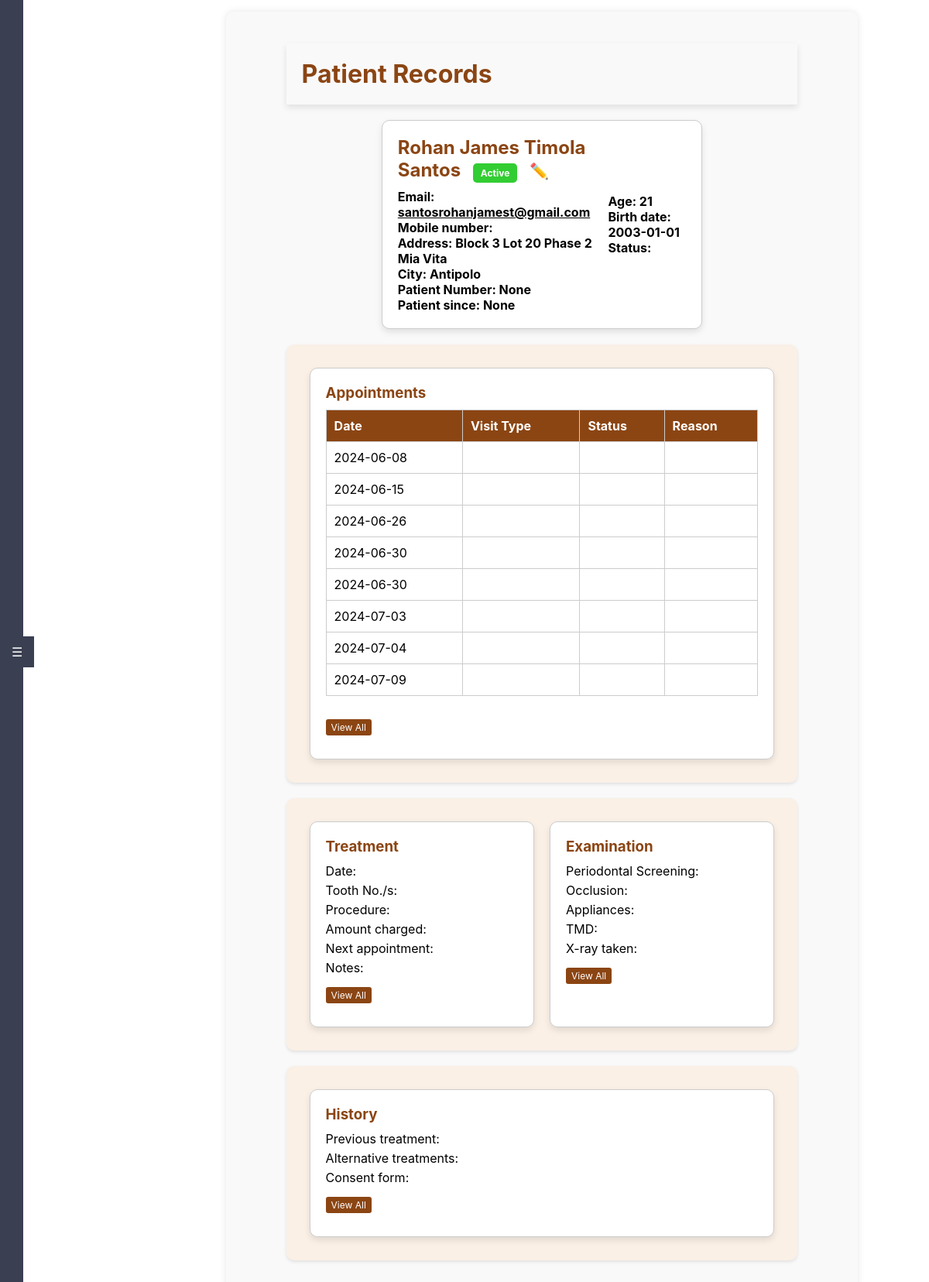
The app's page /overview/1, older data.
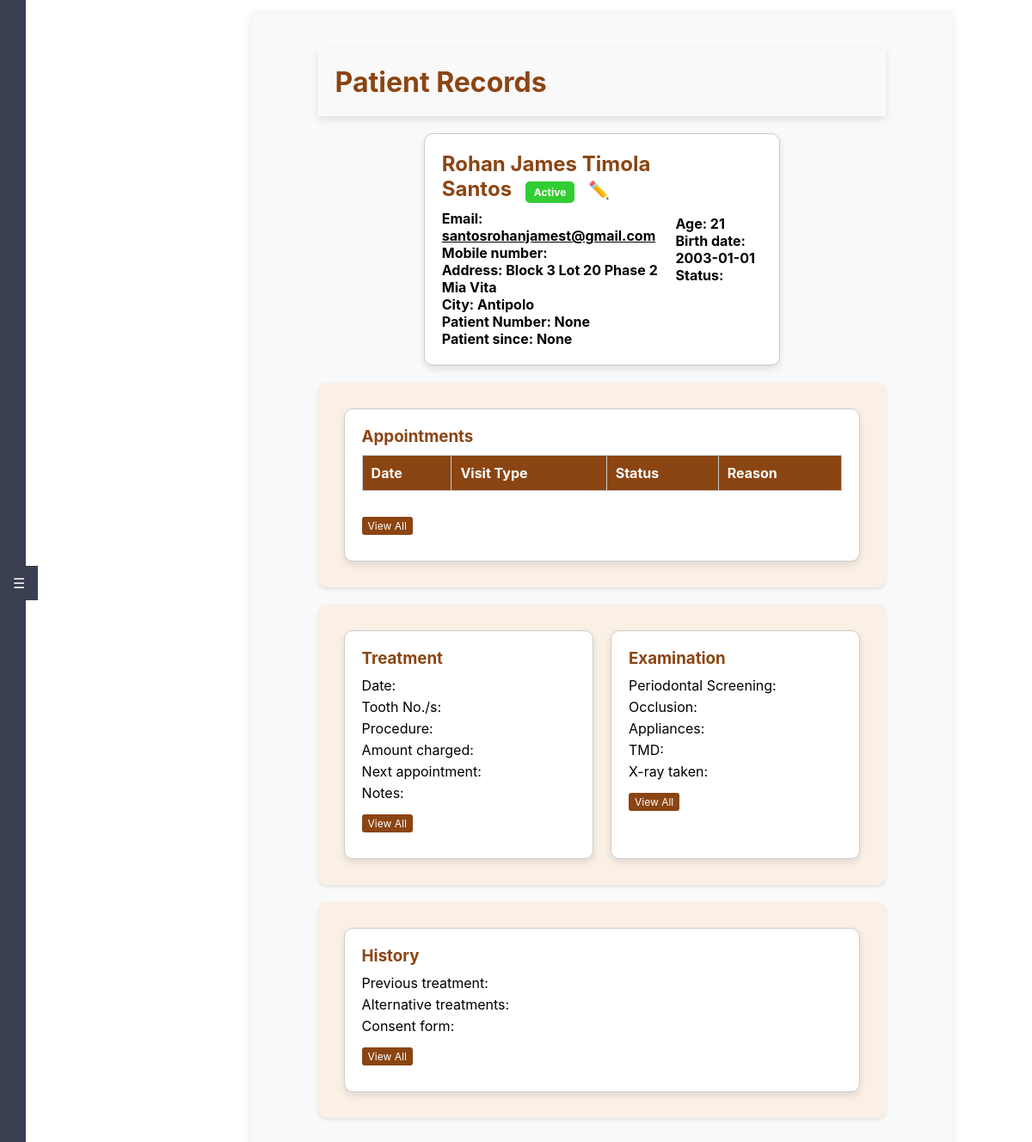
The same page, newer data.
### tables this page shows
CREATE TABLE "Appointments" (
	"appointment_id"	INTEGER,
	"consultation_id"	INTEGER,
	"patient_id"	INTEGER,
	"dentist_id"	INTEGER,
	"appointment_date"	DATE NOT NULL,
	"start_time"	TIME NOT NULL,
	"end_time"	TIME NOT NULL,
	"chief_complaints"	TEXT,
	"procedures"	TEXT,
	"appointment_type"	TEXT NOT NULL,
	"status_id"	INTEGER,
	FOREIGN KEY("patient_id") REFERENCES "patients"("patient_id"),
	FOREIGN KEY("consultation_id") REFERENCES "Consultations"("consultation_id"),
	FOREIGN KEY("dentist_id") REFERENCES "dentists"("dentist_id"),
	PRIMARY KEY("appointment_id" AUTOINCREMENT)
);

### app.py (the view)
@app.route('/overview/<int:patient_id>')
def overview(patient_id):
    conn = get_db_connection()
    patient = conn.execute('SELECT * FROM patients WHERE patient_id = ?', (patient_id,)).fetchone()
    if patient is None:
        flash('Patient not found!', 'danger')
        return redirect(url_for('dashboard'))
    birth_date = datetime.strptime(patient['dob'], '%Y-%m-%d')
    today = datetime.today()
    age = today.year - birth_date.year - ((today.month, today.day) < (birth_date.month, birth_date.day))
    patient = dict(patient)
    patient['age'] = age
    appointments = conn.execute('SELECT * FROM appointments WHERE patient_id = ?', (patient_id,)).fetchall()
    treatment = conn.execute('SELECT * FROM treatments WHERE patient_id = ?', (patient_id,)).fetchone()
    examination = conn.execute('SELECT * FROM examinations WHERE patient_id = ?', (patient_id,)).fetchone()
    medical_history = conn.execute('SELECT * FROM medical_history WHERE patient_id = ?', (patient_id,)).fetchone()
    conn.close()
    return render_template('overview.html',
                           patient=patient,
                           appointments=appointments,
                           treatment=treatment or {},
                           examination=examination or {},
                           medical_history=medical_history or {})

### app.py (called while the page is built)
def get_db_connection():
    conn = sqlite3.connect(app.config['DATABASE'], timeout=30)
    conn.execute('PRAGMA journal_mode=WAL')
    conn.row_factory = sqlite3.Row
    return conn

### templates/overview.html (shortened to what the changed rows need)
<!DOCTYPE html>
<html lang="en">
<head>
    <link rel="stylesheet" href="{{ url_for('static', filename='styles.css') }}">
</head>
<body class="overview-page">
    <div class="main-content">
        <div class="container">
            <h1 class="header">Patient Records</h1>
            <div class="patient-info box">
                <div>
                    <h2>{{ patient.first_name }} {{ patient.middle_name }} {{ patient.last_name }}
                        <span class="status-badge">{{ 'Active' if patient.is_active else 'Inactive' }}</span>
                        <a href="#" class="edit-btn">✏️</a>
                    </h2>
                </div>
            </div>
            <div class="section">
                <div class="box">
                    <table class="appointment-table">
                        <thead>
                            <tr>
                                <th>Date</th>
                                <th>Visit Type</th>
                                <th>Status</th>
                                <th>Reason</th>
                            </tr>
                        </thead>
                        <tbody>
                            {% for appointment in appointments %}
                            <tr>
                                <td>{{ appointment.appointment_date }}</td>
                                <td>{{ appointment.visit_type }}</td>
                                <td><span class="appointment-status" style="background-color: {{ appointment.status_color }};">{{ appointment.status }}</span></td>
                                <td>{{ appointment.reason }}</td>
                            </tr>
                            {% endfor %}
                        </tbody>
                    </table>
                </div>
            </div>
        </div>
    </div>
</body>
</html>

Row changes from the older to the newer data that the page shows:
removed Appointments: appointment_date "2024-06-08"
removed Appointments: appointment_date "2024-06-15"
removed Appointments: appointment_date "2024-06-26"
removed Appointments: appointment_date "2024-06-30"
removed Appointments: appointment_date "2024-06-30"
removed Appointments: appointment_date "2024-07-03"
removed Appointments: appointment_date "2024-07-04"
removed Appointments: appointment_date "2024-07-09"
